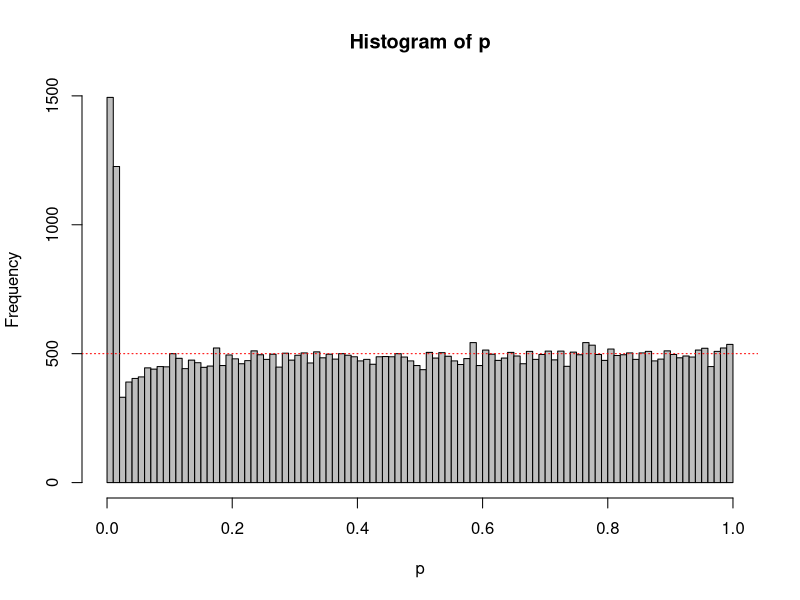

Generate this figure with R:
N<-100 #total number of datapoints (per condition) you are willing to collect
Looks<-5 #set number of looks at the data
nSim<-50000 #number of simulated studies
alpha<-0.0158 #set alpha from https://en.wikipedia.org/wiki/Pocock_boundary

D<-0 #True effect size (must be 0 when simulating Type 1 errors)

#Take care of some settings
options(scipen=100, digits=4) #disable scientific notation for numbers
LookN<-ceiling(seq(0,N,N/Looks)) #Determine at which N's to look
LookN<-LookN[-1] #remove look at 0
LookN<-LookN[LookN > 2] #Remove looks at N of 1 or 2 (not possible with t-test)
Looks<-length(LookN) #if looks are removed, change number of looks
matp<-matrix(NA, nrow=nSim, ncol=Looks) #Matrix for p-values at sequential tests
SigSeq<-numeric(Looks) #Variable to store final p-values
OptStop<-numeric(nSim) #variable to store positions of optional stopping
p<-numeric(nSim) #Variable to save optional stopping p-values

#Loop data generation for each study, then loop to perform a test for each N 
for (i in 1:nSim){
  x<-rnorm(n = N, mean = 0, sd = 1)
  y<-rnorm(n = N, mean = D, sd = 1)
  for (j in 1:Looks){
  matp[i,j]<-t.test(x[1:LookN[j]],y[1:LookN[j]], var.equal=TRUE)$p.value #perform the t-test, store
  }
  cat('Loop', i, 'of', nSim,'\n')
}

#Save Type 1 error rate for each look
for (i in 1:Looks){
  SigSeq[i] <- sum(matp[,i]<alpha)
}

#Get the positions at which are stopped, and then these p-values
for (i in 1:nSim){
  OptStop[i] <- min(which(matp[i,]<alpha))
}
OptStop[is.infinite(OptStop)] <- Looks #If nothing significant, take last p-value (fixes error warning)
for (i in 1:nSim){
  p[i] <- matp[i,OptStop[i]]
}

breaks<-100
hist(p, breaks=breaks,col="grey")
abline(h=nSim/breaks, col = "red", lty=3)

#Return Type 1 error rates for each look, and the the Type 1 error rate when only reporting the lowest p-value over all looks
cat("Type 1 error rates for look 1 to", Looks,":", SigSeq/nSim)
cat("Type 1 error rate when only the lowest p-value for all looks is reported:", sum(p<alpha)/nSim)

#© Daniel Lakens, 2016. 
# This work is licensed under a Creative Commons Attribution-NonCommercial-ShareAlike 4.0 International License. https://creativecommons.org/licenses/by-nc-sa/4.0/
